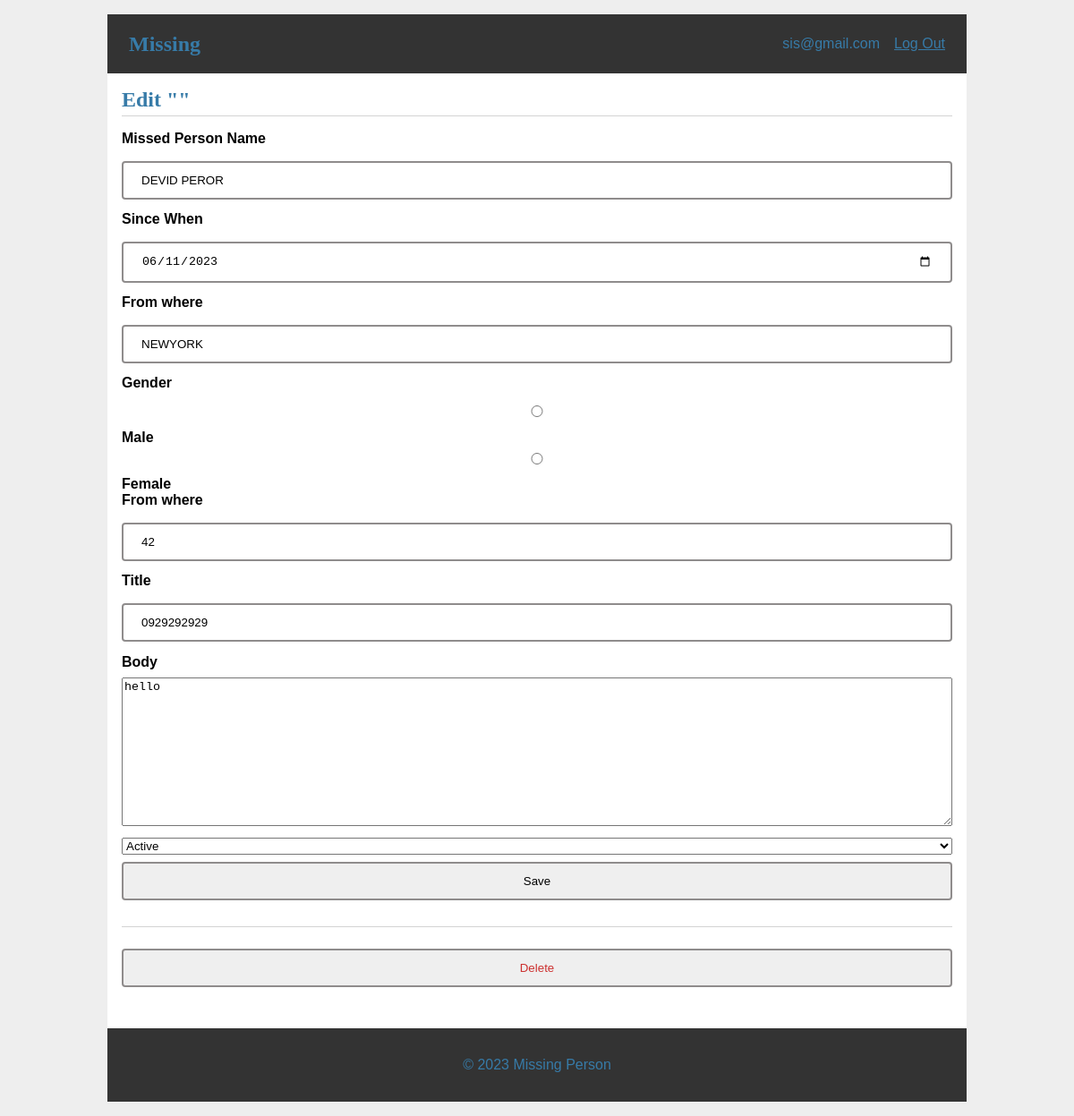
/19/update (signed in), run on the app's committed database.
### tables this page shows
CREATE TABLE user (
  id INTEGER PRIMARY KEY AUTOINCREMENT,
  finder_name TEXT NOT NULL,
  phone TEXT NOT NULL,
  finder_location TEXT NOT NULL,
  email TEXT UNIQUE NOT NULL,
  password TEXT NOT NULL,
  role_id INTEGER NOT NULL,
  FOREIGN KEY (role_id) REFERENCES role (id)
);

CREATE TABLE post (
  id INTEGER PRIMARY KEY AUTOINCREMENT,
  finder_id INTEGER NOT NULL,
  created TIMESTAMP NOT NULL DEFAULT CURRENT_TIMESTAMP,
  missed_name TEXT NOT NULL,
  since TEXT NOT NULL,
  missing_from TEXT NOT NULL,
  gender TEXT NOT NULL,
  age TEXT NOT NULL,
  call_on TEXT NOT NULL,
  additional_info TEXT NOT NULL,
  photo_url TEXT NOT NULL,
  status TEXT NOT NULL,
  FOREIGN KEY (finder_id) REFERENCES user (id)
);

### missing/blog.py (the view, shortened to what this page needs)
@bp.route('/<int:id>/update', methods=('GET', 'POST'))
@login_required
def update(id):
    post = get_post(id)
    return render_template('blog/update.html', post=post)

### missing/auth.py (called while the page is built)
def login_required(view):
    @functools.wraps(view)
    def wrapped_view(**kwargs):
        if g.user is None:
            return redirect(url_for('auth.login'))
        return view(**kwargs)
    return wrapped_view

@bp.before_app_request
def load_logged_in_user():
    user_id = session.get('user_id')
    if user_id is None:
        g.user = None
    else:
        db = get_db()
        g.user = db.execute(
            'SELECT * FROM user WHERE id = ?', (user_id,)
        ).fetchone()

### missing/blog.py (called while the page is built)
def get_post(id, check_finder=True):
    post = get_db().execute(
        'SELECT p.id, missed_name, since, missing_from, gender, age, call_on, additional_info, photo_url, status, created, finder_id, email'
        ' FROM post p JOIN user u ON p.finder_id = u.id'
        ' WHERE p.id = ?',
        (id,)
    ).fetchone()
    if post is None:
        abort(404, f"Post id {id} doesn't exist.")
    if check_finder and post['finder_id'] != g.user['id']:
        abort(403)
    return post

### missing/db.py (called while the page is built)
def get_db():
    if 'db' not in g:
        g.db = sqlite3.connect(
            current_app.config['DATABASE'],
            detect_types=sqlite3.PARSE_DECLTYPES
        )
        g.db.row_factory = sqlite3.Row
    return g.db

### missing/templates/blog/update.html (shortened to what this page needs)
{% extends 'base.html' %}
{% block header %}
  <h1>{% block title %}Edit "{{ post['title'] }}"{% endblock %}</h1>
{% endblock %}
{% block content %}
  <form method="post">
    <label for="missed_name">Missed Person Name</label>
    <input name="missed_name" id="missed_name"
      value="{{ request.form['missed_name'] or post['missed_name'] }}" required>
    <label for="since">Since When</label>
    <input type="date" name="since" id="since"
    value="{{ request.form['since'] or post['since'] }}" required>
    <label for="missing_from">From where</label>
    <input name="missing_from" id="missing_from"
    value="{{ request.form['missing_from'] or post['missing_from'] }}" required>
    <label for="title">Gender</label>
    <div class="form-check form-check-inline">
      <input class="form-check-input" type="radio" name="gender" id="male" value="Male" {% if request.form['gender'] == 'male' %}checked{% endif %} required>
      <label class="form-check-label" for="male">Male</label>
    </div>
    <div class="form-check form-check-inline">
      <input class="form-check-input" type="radio" name="gender" id="female" value="Female" {% if request.form['gender'] == 'female' %}checked{% endif %} required>
      <label class="form-check-label" for="female">Female</label>
    </div>
    <label for="age">From where</label>
    <input name="age" id="age"
    value="{{ request.form['age'] or post['age'] }}" required>
    <label for="call_on">Title</label>
    <input name="call_on" id="call_on"
    value="{{ request.form['call_on'] or post['call_on'] }}" required>
    <label for="additional_info">Body</label>
    <textarea name="additional_info" id="additional_info">{{ request.form['additional_info'] or post['additional_info'] }}</textarea>
    <select id="status" name="status" class="form-control" value="{{ request.form['status'] }}">
      <option value="active" {% if status == 'active' %}selected{% endif %}>Active</option>
    </select>
    <input type="submit" value="Save">
  </form>
  <hr>
  <form action="{{ url_for('blog.delete', id=post['id']) }}" method="post">
    <input class="danger" type="submit" value="Delete" onclick="return confirm('Are you sure?');">
  </form>
{% endblock %}

### missing/templates/base.html (shortened to what this page needs)
<!doctype html>
<link rel="stylesheet" href="{{ url_for('static', filename='css/style.css') }}">
<nav>
  <h1><a href="{{ url_for('index') }}">Missing</a></h1>
  <ul>
    {% if g.user %}
      <li><span>{{ g.user['email'] }}</span>
      <li><a href="{{ url_for('auth.logout') }}">Log Out</a>
    {% else %}
      <li><a href="{{ url_for('auth.register') }}">Register</a>
      <li><a href="{{ url_for('auth.login') }}">Log In</a>
    {% endif %}
  </ul>
</nav>
<section class="content">
  <header>
    {% block header %}{% endblock %}
  </header>
  {% block content %}{% endblock %}
</section>
<footer>
  <p>&copy; 2023 Missing Person</p>
</footer>

### missing/static/css/style.css (style rules this page uses)
a { color: #377ba8; }
hr { border: none; border-top: 1px solid lightgray; }
nav h1 { flex: auto; margin: 0; }
nav h1 a { text-decoration: none; padding: 0.25rem 0.5rem; }
nav ul { display: flex; list-style: none; margin: 0; padding: 0; }
.content { padding: 0 1rem 1rem; }
.content > header { border-bottom: 1px solid lightgray; display: flex; align-items: flex-end; }
.content > header h1 { flex: auto; margin: 1rem 0 0.25rem 0; }
.content form { margin: 1em 0; display: flex; flex-direction: column; }
.content label { font-weight: bold; margin-bottom: 0.5em; }
.content input, .content textarea { margin-bottom: 1em; }
.content textarea { min-height: 12em; resize: vertical; }
input.danger { color: #cc2f2e; }
input[type=submit] { align-self: start; min-width: 10em; }
ul { list-style: none; padding: 0; }
nav { background-color: #333; color: #377ba8; padding: 1rem; display: flex; align-items: center; }
nav ul li a, nav ul li span, header .action { display: block; padding: 0.5rem; }
h1 { font-family: serif; color: #377ba8; margin: 1rem 0; }
footer { background-color: #333; color:#377ba8; padding: 1rem; text-align: center; position: relative; }
input { width: 100%; padding: 12px 20px; margin: 8px 0; box-sizing: border-box; border: 2px solid #8f8c8c; border-radius: 4px; }

### data on the page
user: user.email "sis@gmail.com"
post: missed_name "DEVID PEROR", since "06/11/2023", missing_from "NEWYORK", age "42", call_on "0929292929", additional_info "hello"
